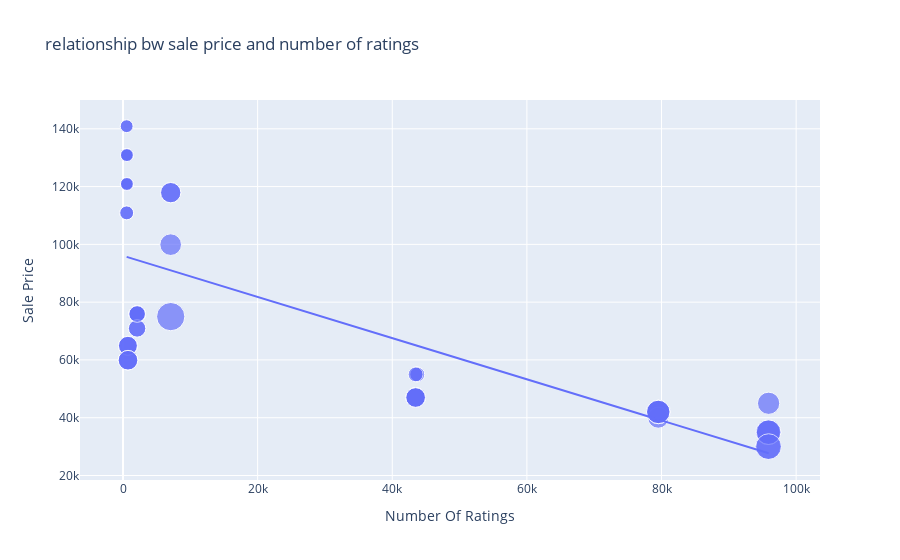

The notebook cell saved with this chart:
### Code cell
figure = px.scatter(data_frame = data, x= "Number Of Ratings",
                   y= "Sale Price", size = "Discount Percentage", trendline = "ols",
                   title= "relationship bw sale price and number of ratings")
figure.show()

### Figure 1 — Plotly figure (JSON) as saved in the notebook; plotly's stock layout.template omitted (floating-point values rounded to 4 significant figures)
{"data": [{"hovertemplate": "Number Of Ratings=%{x}<br>Sale Price=%{y}<br>Discount Percentage=%{marker.size}<extra></extra>", "legendgroup": "", "marker": {"color": "#636efa", "size": [0, 0, 0, 0, 0, 0, 0, 0, 0, 20, 16, 20, 20, 20, 0, 0, 0, 0, 29, 15, 0, 15, 17, 18, 6, 6, 13, 6, 14, 10, 7, 6, 6, 13, 13, 10, 10, 6, 14, 6, 10, 6, 11, 11, 10, 14, 7, 6, 6, 6, 8, 8, 24, 22, 22, 22, 8, 24, 14, 14, 14, 14], "sizemode": "area", "sizeref": 0.0725, "symbol": "circle"}, "mode": "markers", "name": "", "orientation": "v", "showlegend": false, "type": "scatter", "x": [3431, 3431, 3431, 11202, 11202, 3431, 3431, 11202, 1454, 79512, 79512, 79582, 79512, 79512, 1078, 1078, 1078, 1078, 7088, 7088, 1078, 7088, 7081, 95909, 542, 580, 740, 545, 740, 2101, 545, 580, 580, 730, 730, 2101, 2101, 580, 740, 580, 2092, 545, 2101, 2092, 2101, 740, 545, 580, 580, 580, 43707, 43707, 95807, 95909, 95807, 95909, 43470, 95909, 43470, 43470, 43470, 43470], "xaxis": "x", "y": [49900, 84900, 84900, 77000, 77000, 49900, 49900, 77000, 89900, 41999, 39999, 41999, 41999, 41999, 131900, 117100, 131900, 117100, 74999, 117900, 117100, 117900, 99900, 44999, 140900, 130900, 64900, 120900, 59900, 75900, 110900, 130900, 120900, 64900, 64900, 75900, 75900, 120900, 59900, 120900, 75900, 140900, 70900, 70900, 75900, 59900, 110900, 120900, 130900, 130900, 54999, 54999, 29999, 34999, 34999, 34999, 54999, 29999, 46999, 46999, 46999, 46999], "yaxis": "y"}, {"hovertemplate": "<b>OLS trendline</b><br>Sale Price = -0.712783 * Number Of Ratings + 96054.8<br>R<sup>2</sup>=0.492139<br><br>Number Of Ratings=%{x}<br>Sale Price=%{y} <b>(trend)</b><extra></extra>", "legendgroup": "", "marker": {"color": "#636efa", "symbol": "circle"}, "mode": "lines", "name": "", "showlegend": false, "type": "scatter", "x": [542, 545, 545, 545, 545, 580, 580, 580, 580, 580, 580, 580, 580, 730, 730, 740, 740, 740, 740, 1078, 1078, 1078, 1078, 1078, 1454, 2092, 2092, 2101, 2101, 2101, 2101, 2101, 3431, 3431, 3431, 3431, 3431, 7081, 7088, 7088, 7088, 11202, 11202, 11202, 43470, 43470, 43470, 43470, 43470, 43707, 43707, 79512, 79512, 79512, 79512, 79582, 95807, 95807, 95909, 95909, 95909, 95909], "xaxis": "x", "y": [95670.0, 95670.0, 95670.0, 95670.0, 95670.0, 95640.0, 95640.0, 95640.0, 95640.0, 95640.0, 95640.0, 95640.0, 95640.0, 95530.0, 95530.0, 95530.0, 95530.0, 95530.0, 95530.0, 95290.0, 95290.0, 95290.0, 95290.0, 95290.0, 95020.0, 94560.0, 94560.0, 94560.0, 94560.0, 94560.0, 94560.0, 94560.0, 93610.0, 93610.0, 93610.0, 93610.0, 93610.0, 91010.0, 91000.0, 91000.0, 91000.0, 88070.0, 88070.0, 88070.0, 65070.0, 65070.0, 65070.0, 65070.0, 65070.0, 64900.0, 64900.0, 39380.0, 39380.0, 39380.0, 39380.0, 39330.0, 27770.0, 27770.0, 27690.0, 27690.0, 27690.0, 27690.0], "yaxis": "y"}], "layout": {"autosize": true, "legend": {"itemsizing": "constant", "tracegroupgap": 0}, "title": {"text": "relationship bw sale price and number of ratings"}, "xaxis": {"anchor": "y", "autorange": true, "domain": [0, 1], "range": [-5980.0, 103000.0], "title": {"text": "Number Of Ratings"}, "type": "linear"}, "yaxis": {"anchor": "x", "autorange": true, "domain": [0, 1], "range": [11530.0, 153700.0], "title": {"text": "Sale Price"}, "type": "linear"}}}
